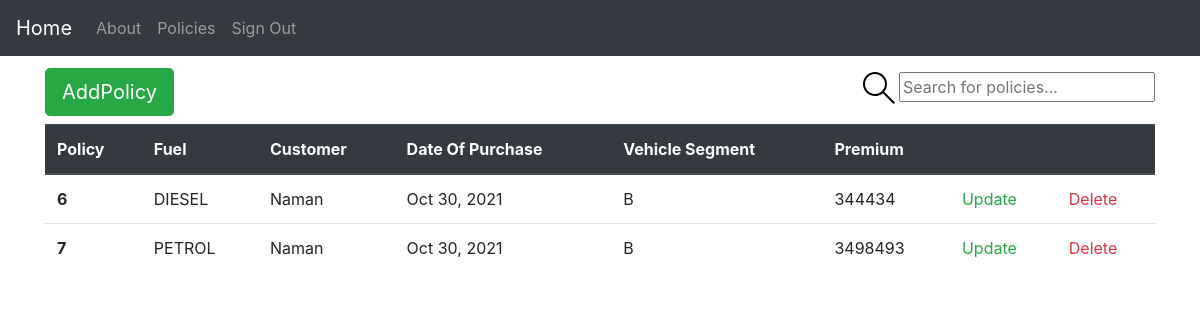
/policies/ (signed in), run on an earlier commit of the app's database.
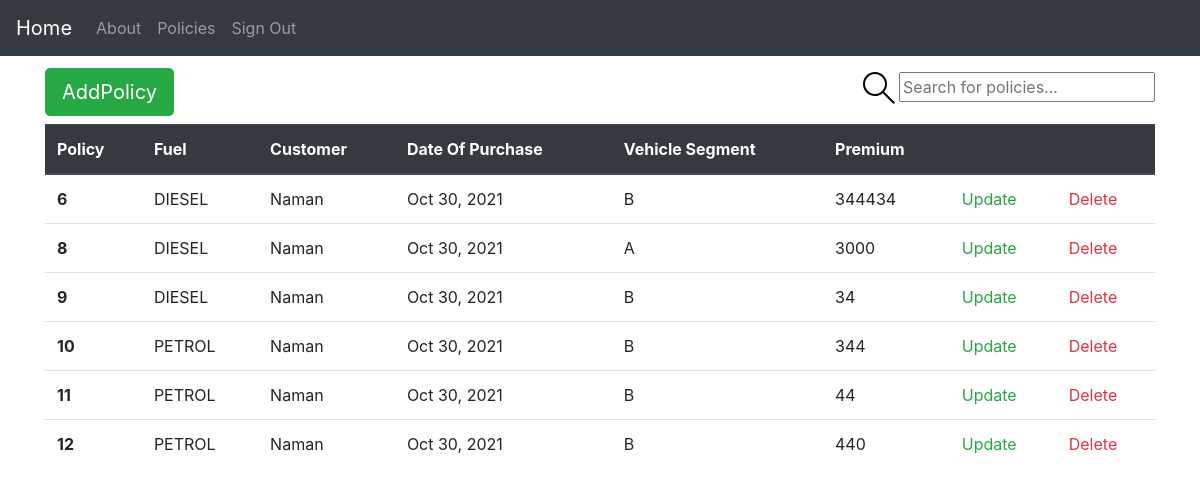
And on a later commit of the database.
### insurance/base/models.py (models this page shows, shortened)
class BaseModel(models.Model):
    created_at = models.DateTimeField(auto_now_add=True)
    updated_at = models.DateTimeField(auto_now=True)
    class Meta:
        abstract = True

class Policy(BaseModel):
    FUEL_CHOICES = (
        ("CNG", "cng"),
        ("DIESEL", "diesel"),
        ("PETROL", "petrol"),
    )
    VEHICLE_SEGMENT = (
        ("A", "A"),
        ("B", "B"),
        ("C", "C"),
    )
    fuel = models.CharField(max_length=50, choices=FUEL_CHOICES)
    customer = models.ForeignKey(
        Customer, related_name="policies", on_delete=models.CASCADE
    )
    vehicle_segment = models.CharField(max_length=50, choices=VEHICLE_SEGMENT)
    premium = models.IntegerField(
        validators=[MinValueValidator(0), MaxValueValidator(100000)]
    )
    class Meta:
        verbose_name = "Policy"
        verbose_name_plural = "Policies"
        ordering = ("created_at",)

class Customer(BaseModel):
    GENDER_CHOICES = (
        ("Male", "Male"),
        ("Female", "Female"),
        ("Other", "Other"),
    )
    INCOME_CHOICES = (
        ("0-25k", "0-$25k"),
        (">$70", ">$70K"),
        ("$25-$70", "$25-$70K"),
    )
    REGION_CHOICES = (
        ("east", "east"),
        ("west", "west"),
        ("south", "south"),
        ("north", "north"),
    )
    name = models.CharField(max_length=50)
    gender = models.CharField(max_length=50, choices=GENDER_CHOICES)
    income_group = models.CharField(max_length=50, choices=INCOME_CHOICES)
    region = models.CharField(max_length=50, choices=REGION_CHOICES)
    marital_status = models.BooleanField(default=False)
    class Meta:
        verbose_name = "Customer"
        verbose_name_plural = "Customers"

### insurance/base/views.py (the view)
# urls.py: path("", view=policy_view, name="policies"),
@login_required(login_url="account_login")
def policy_view(request):
    order_by = request.GET.get("order_by", "created_at")
    q = request.GET.get("q") if request.GET.get("q") is not None else ""
    policies = Policy.objects.filter(
        Q(id__icontains=q)
        | Q(customer__id__icontains=q)
        | Q(customer__name__icontains=q)
    ).order_by(order_by)
    context = {"policies": policies}
    return render(request, "policy/policies.html", context)

### insurance/utils/context_processors.py (called while the page is built)
def settings_context(_request):
    return {"DEBUG": settings.DEBUG}

### insurance/templates/policy/policies.html (shortened to what this page needs)
{% extends 'base.html' %}
{% block content %}
<div class="header">
  <a href="{% url 'base:createPolicy' %}" class="btn btn-success btn-lg my-2" role="button"
    aria-disabled="true">AddPolicy</a>
  <form class="header__search" method="GET" action="{% url 'base:policies' %}">
    <label>
      <input placeholder="Search for policies..." name="q" />
    </label>
  </form>
</div>
<table class="table">
  <thead class="thead-dark">
    <tr>
      <th scope="col"><a href="?order_by=id">Policy</a></th>
      <th scope="col"><a href="?order_by=fuel">Fuel</a></th>
      <th scope="col"><a href="?order_by=customer">Customer</a></th>
      <th scope="col"><a href="?order_by=created_at">Date Of Purchase</a></th>
      <th scope="col"><a href="?order_by=vehicle_segment">Vehicle Segment</a></th>
      <th scope="col"><a href="?order_by=premium">Premium</a></th>
      <th scope="col"></th>
      <th scope="col"></th>
    </tr>
  </thead>
  <tbody>
    {% for policy in policies %}
    <tr>
      <th scope="row">{{ policy.id }}</th>
      <td>{{policy.fuel}}</td>
      <td>{{policy.customer.name}}</td>
      <td>{{policy.created_at | date:"M d, Y" }}</td>
      <td>{{policy.vehicle_segment}}</td>
      <td>{{policy.premium}}</td>
      <td>
        <a href="{% url 'base:updatePolicy' policy.id %}" class="text-success">Update</a>
      </td>
      <td>
        <a href="{% url 'base:deletePolicy' policy.id %}" class="text-danger">Delete</a>
      </td>
    </tr>
    {% endfor %}
  </tbody>
</table>
{% endblock content %}

### insurance/templates/base.html (shortened to what this page needs)
{% load static i18n %}
<!DOCTYPE html>
<html lang="en">
<head>
  {% block css %}
  <link href="https://stackpath.bootstrapcdn.com/bootstrap/4.3.1/css/bootstrap.min.css" rel="stylesheet"
>
  <link href="{% static 'css/project.css' %}" rel="stylesheet">
  {% endblock %}
</head>
<body>
  <div class="mb-1">
    <nav class="navbar navbar-expand-md navbar-dark bg-dark">
      {% if request.user.is_authenticated %}
      <a class="navbar-brand" href="{% url 'users:detail' request.user.username  %}">{% translate "Home" %}</a>
      {% else %}
      <a class="navbar-brand" href="{% url 'home' %}">Insurance</a>
      {% endif %}
      <div class="collapse navbar-collapse" id="navbarSupportedContent">
        <ul class="navbar-nav mr-auto">
          {% if request.user.is_authenticated %}
          <li class="nav-item">
            <a class="nav-link" href="{% url 'about' %}">About</a>
          </li>
          {% endif %}
          {% if request.user.is_authenticated %}
          <li class="nav-item">
            <a class="nav-link" href="{% url 'base:policies' %}">{% translate "Policies" %}</a>
          </li>
          <li class="nav-item">
            <a class="nav-link" href="{% url 'account_logout' %}">{% translate "Sign Out" %}</a>
          </li>
          {% endif %}
        </ul>
      </div>
    </nav>
  </div>
  <div class="container">
    {% block content %}
    {% endblock content %}
  </div>
</body>
</html>

### insurance/static/css/project.css (style rules this page uses)
.header { display: flex; justify-content: space-between; align-items: center; }
a { color: rgb(202, 143, 143); text-decoration: none; transition: all 0.5s; }

### insurance/templates/policy/policies.html (style rules this page uses)
a { color: white; }

What changed in the data, as far as the page shows it:
removed Policy: id "7", fuel "PETROL", customer.name "Naman", created_at "Oct 30, 2021", vehicle_segment "B", premium "3498493"
added Policy: id "8", fuel "DIESEL", customer.name "Naman", created_at "Oct 30, 2021", vehicle_segment "A", premium "3000"
added Policy: id "9", fuel "DIESEL", customer.name "Naman", created_at "Oct 30, 2021", vehicle_segment "B", premium "34"
added Policy: id "10", fuel "PETROL", customer.name "Naman", created_at "Oct 30, 2021", vehicle_segment "B", premium "344"
added Policy: id "11", fuel "PETROL", customer.name "Naman", created_at "Oct 30, 2021", vehicle_segment "B", premium "44"
added Policy: id "12", fuel "PETROL", customer.name "Naman", created_at "Oct 30, 2021", vehicle_segment "B", premium "440"
